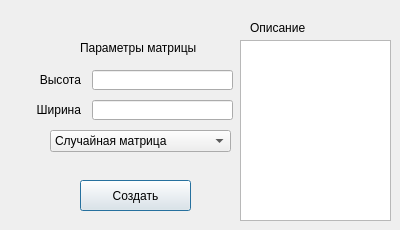
<?xml version="1.0" encoding="UTF-8"?>
<ui version="4.0">
 <class>StartWindow</class>
 <widget class="QDialog" name="StartWindow">
  <property name="windowModality">
   <enum>Qt::ApplicationModal</enum>
  </property>
  <property name="geometry">
   <rect>
    <x>0</x>
    <y>0</y>
    <width>400</width>
    <height>230</height>
   </rect>
  </property>
  <property name="minimumSize">
   <size>
    <width>400</width>
    <height>230</height>
   </size>
  </property>
  <property name="maximumSize">
   <size>
    <width>400</width>
    <height>230</height>
   </size>
  </property>
  <property name="focusPolicy">
   <enum>Qt::NoFocus</enum>
  </property>
  <property name="windowTitle">
   <string>Новый растр</string>
  </property>
  <widget class="QLineEdit" name="lineEditX">
   <property name="geometry">
    <rect>
     <x>92</x>
     <y>70</y>
     <width>141</width>
     <height>20</height>
    </rect>
   </property>
  </widget>
  <widget class="QLineEdit" name="lineEditY">
   <property name="geometry">
    <rect>
     <x>92</x>
     <y>100</y>
     <width>141</width>
     <height>20</height>
    </rect>
   </property>
  </widget>
  <widget class="QLabel" name="label">
   <property name="geometry">
    <rect>
     <x>10</x>
     <y>100</y>
     <width>71</width>
     <height>20</height>
    </rect>
   </property>
   <property name="text">
    <string>Ширина</string>
   </property>
   <property name="alignment">
    <set>Qt::AlignRight|Qt::AlignTrailing|Qt::AlignVCenter</set>
   </property>
  </widget>
  <widget class="QLabel" name="label_2">
   <property name="geometry">
    <rect>
     <x>10</x>
     <y>70</y>
     <width>71</width>
     <height>20</height>
    </rect>
   </property>
   <property name="text">
    <string>Высота</string>
   </property>
   <property name="alignment">
    <set>Qt::AlignRight|Qt::AlignTrailing|Qt::AlignVCenter</set>
   </property>
  </widget>
  <widget class="QLabel" name="label_3">
   <property name="geometry">
    <rect>
     <x>80</x>
     <y>40</y>
     <width>141</width>
     <height>16</height>
    </rect>
   </property>
   <property name="text">
    <string>Параметры матрицы</string>
   </property>
  </widget>
  <widget class="QPushButton" name="pushButton">
   <property name="geometry">
    <rect>
     <x>80</x>
     <y>180</y>
     <width>111</width>
     <height>31</height>
    </rect>
   </property>
   <property name="text">
    <string>Создать</string>
   </property>
  </widget>
  <widget class="QComboBox" name="comboBox">
   <property name="geometry">
    <rect>
     <x>50</x>
     <y>130</y>
     <width>181</width>
     <height>22</height>
    </rect>
   </property>
   <item>
    <property name="text">
     <string>Случайная матрица</string>
    </property>
   </item>
   <item>
    <property name="text">
     <string>Матрица Адамара</string>
    </property>
   </item>
   <item>
    <property name="text">
     <string>Растр Мурзиной</string>
    </property>
   </item>
   <item>
    <property name="text">
     <string>Растр Шлишевского</string>
    </property>
   </item>
  </widget>
  <widget class="QLabel" name="label_4">
   <property name="geometry">
    <rect>
     <x>250</x>
     <y>20</y>
     <width>61</width>
     <height>16</height>
    </rect>
   </property>
   <property name="text">
    <string>Описание</string>
   </property>
  </widget>
  <widget class="QTextBrowser" name="textBrowser">
   <property name="geometry">
    <rect>
     <x>240</x>
     <y>40</y>
     <width>151</width>
     <height>181</height>
    </rect>
   </property>
  </widget>
 </widget>
 <resources/>
 <connections/>
</ui>
